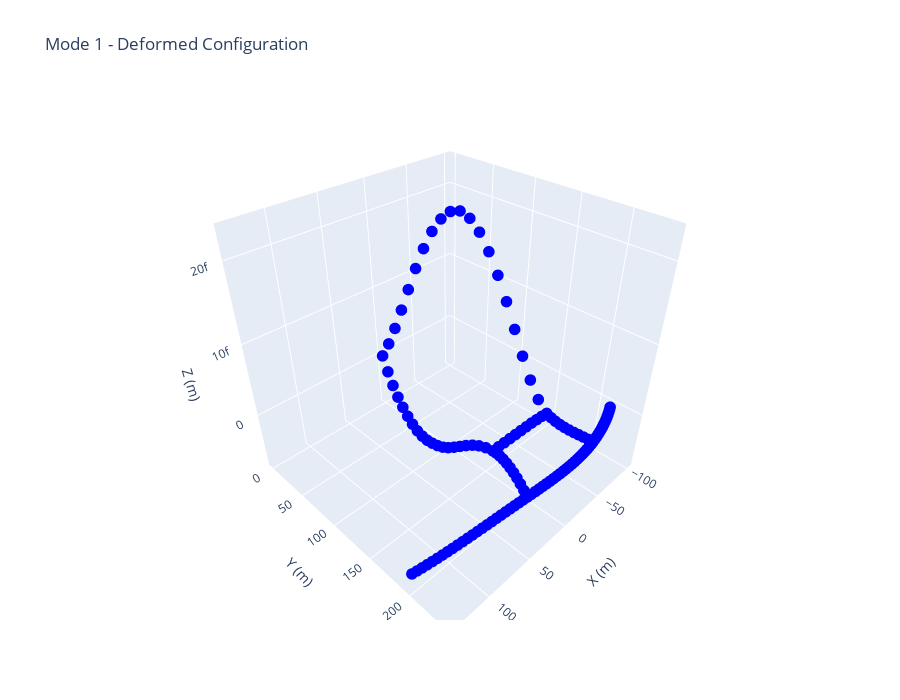
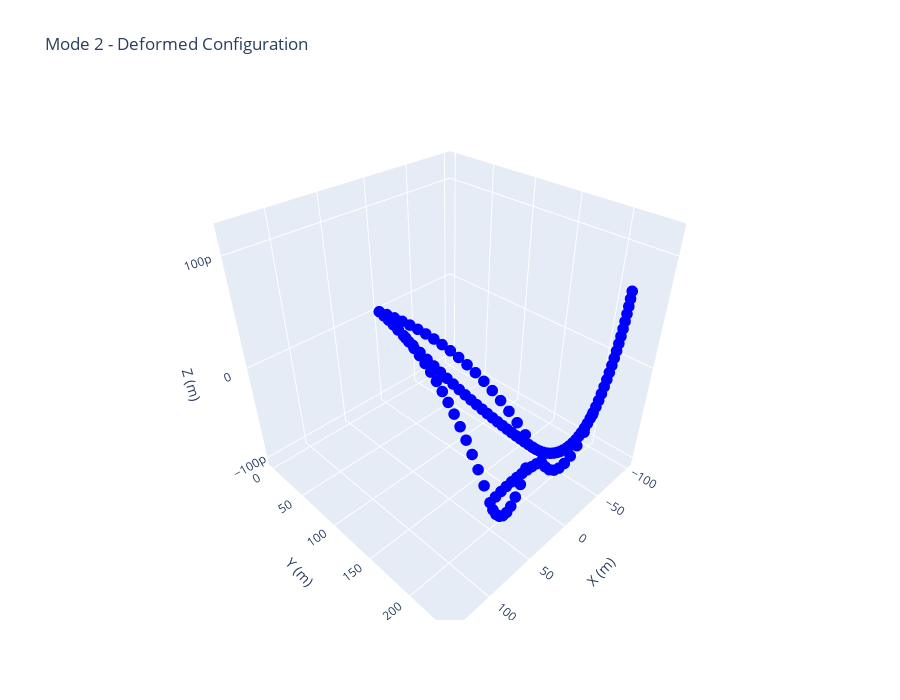
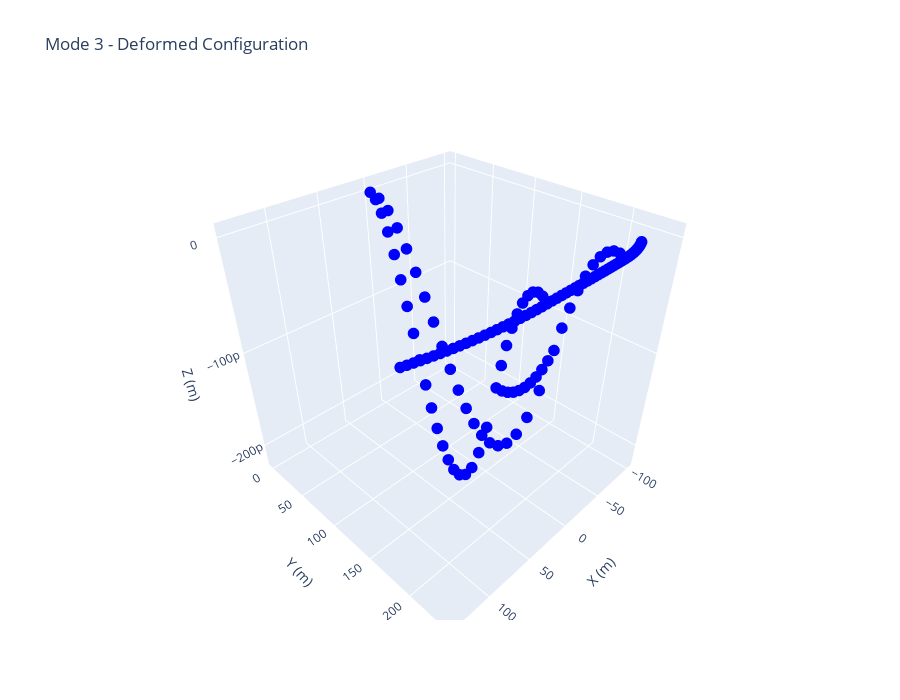

The notebook cell these images were saved under, in order:
### Code cell
for i in range(modes_to_plot):
    fig = go.Figure(
        data=[go.Scatter3d(
            x=modes[i][:, 0],
            y=modes[i][:, 1],
            z=modes[i][:, 2],
            mode='markers',
            marker=dict(size=4, color='blue')
        )]
    )

    fig.update_layout(
        title=f'Mode {i+1} - Deformed Configuration',
        scene=dict(
            xaxis_title='X (m)',
            yaxis_title='Y (m)',
            zaxis_title='Z (m)'
        ),
        width=900,
        height=700
    )

    fig.show()

### Figure 1 — Plotly figure (JSON) as saved in the notebook; plotly's stock layout.template omitted (floating-point values rounded to 4 significant figures; data arrays with more than 128 entries replaced by an {"elided": "..."} marker saying what was removed)
{"data": [{"marker": {"color": "blue", "size": 4}, "mode": "markers", "type": "scatter3d", "x": {"elided": "129 float values"}, "y": {"elided": "129 float values"}, "z": {"elided": "129 float values"}}], "layout": {"height": 700, "scene": {"xaxis": {"title": {"text": "X (m)"}}, "yaxis": {"title": {"text": "Y (m)"}}, "zaxis": {"title": {"text": "Z (m)"}}}, "title": {"text": "Mode 1 - Deformed Configuration"}, "width": 900}}

### Figure 2 — Plotly figure (JSON) as saved in the notebook; plotly's stock layout.template omitted (floating-point values rounded to 4 significant figures; data arrays with more than 128 entries replaced by an {"elided": "..."} marker saying what was removed)
{"data": [{"marker": {"color": "blue", "size": 4}, "mode": "markers", "type": "scatter3d", "x": {"elided": "129 float values"}, "y": {"elided": "129 float values"}, "z": {"elided": "129 float values"}}], "layout": {"height": 700, "scene": {"xaxis": {"title": {"text": "X (m)"}}, "yaxis": {"title": {"text": "Y (m)"}}, "zaxis": {"title": {"text": "Z (m)"}}}, "title": {"text": "Mode 2 - Deformed Configuration"}, "width": 900}}

### Figure 3 — Plotly figure (JSON) as saved in the notebook; plotly's stock layout.template omitted (floating-point values rounded to 4 significant figures; data arrays with more than 128 entries replaced by an {"elided": "..."} marker saying what was removed)
{"data": [{"marker": {"color": "blue", "size": 4}, "mode": "markers", "type": "scatter3d", "x": {"elided": "129 float values"}, "y": {"elided": "129 float values"}, "z": {"elided": "129 float values"}}], "layout": {"height": 700, "scene": {"xaxis": {"title": {"text": "X (m)"}}, "yaxis": {"title": {"text": "Y (m)"}}, "zaxis": {"title": {"text": "Z (m)"}}}, "title": {"text": "Mode 3 - Deformed Configuration"}, "width": 900}}
